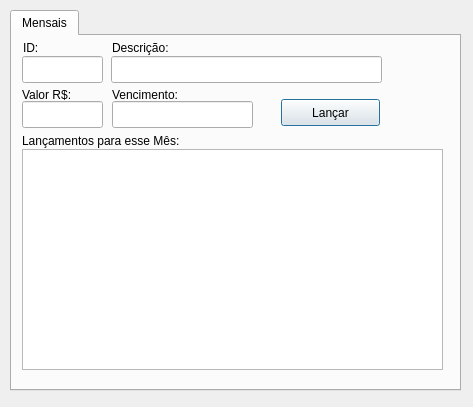
<?xml version="1.0" encoding="UTF-8"?>
<ui version="4.0">
 <class>FrmContasPagar</class>
 <widget class="QDialog" name="FrmContasPagar">
  <property name="geometry">
   <rect>
    <x>0</x>
    <y>0</y>
    <width>473</width>
    <height>407</height>
   </rect>
  </property>
  <property name="windowTitle">
   <string>Contas a Pagar</string>
  </property>
  <widget class="QTabWidget" name="tabWidget">
   <property name="geometry">
    <rect>
     <x>10</x>
     <y>10</y>
     <width>451</width>
     <height>381</height>
    </rect>
   </property>
   <property name="currentIndex">
    <number>0</number>
   </property>
   <widget class="QWidget" name="tab">
    <attribute name="title">
     <string>Mensais</string>
    </attribute>
    <widget class="QTableWidget" name="tableWidget">
     <property name="geometry">
      <rect>
       <x>10</x>
       <y>113</y>
       <width>421</width>
       <height>221</height>
      </rect>
     </property>
    </widget>
    <widget class="QPushButton" name="pushButton">
     <property name="geometry">
      <rect>
       <x>269</x>
       <y>63</y>
       <width>99</width>
       <height>27</height>
      </rect>
     </property>
     <property name="text">
      <string>Lançar</string>
     </property>
    </widget>
    <widget class="QLabel" name="label">
     <property name="geometry">
      <rect>
       <x>10</x>
       <y>96</y>
       <width>201</width>
       <height>17</height>
      </rect>
     </property>
     <property name="text">
      <string>Lançamentos para esse Mês:</string>
     </property>
    </widget>
    <widget class="QLineEdit" name="lineEdit">
     <property name="geometry">
      <rect>
       <x>10</x>
       <y>20</y>
       <width>81</width>
       <height>27</height>
      </rect>
     </property>
    </widget>
    <widget class="QLineEdit" name="lineEdit_2">
     <property name="geometry">
      <rect>
       <x>99</x>
       <y>20</y>
       <width>271</width>
       <height>27</height>
      </rect>
     </property>
    </widget>
    <widget class="QLabel" name="label_2">
     <property name="geometry">
      <rect>
       <x>11</x>
       <y>3</y>
       <width>67</width>
       <height>17</height>
      </rect>
     </property>
     <property name="text">
      <string>ID:</string>
     </property>
    </widget>
    <widget class="QLabel" name="label_3">
     <property name="geometry">
      <rect>
       <x>100</x>
       <y>3</y>
       <width>81</width>
       <height>17</height>
      </rect>
     </property>
     <property name="text">
      <string>Descrição:</string>
     </property>
    </widget>
    <widget class="QLineEdit" name="lineEdit_3">
     <property name="geometry">
      <rect>
       <x>10</x>
       <y>65</y>
       <width>81</width>
       <height>27</height>
      </rect>
     </property>
    </widget>
    <widget class="QLineEdit" name="lineEdit_4">
     <property name="geometry">
      <rect>
       <x>100</x>
       <y>65</y>
       <width>141</width>
       <height>27</height>
      </rect>
     </property>
    </widget>
    <widget class="QLabel" name="label_4">
     <property name="geometry">
      <rect>
       <x>10</x>
       <y>50</y>
       <width>67</width>
       <height>17</height>
      </rect>
     </property>
     <property name="text">
      <string>Valor R$:</string>
     </property>
    </widget>
    <widget class="QLabel" name="label_5">
     <property name="geometry">
      <rect>
       <x>100</x>
       <y>50</y>
       <width>91</width>
       <height>17</height>
      </rect>
     </property>
     <property name="text">
      <string>Vencimento:</string>
     </property>
    </widget>
   </widget>
  </widget>
 </widget>
 <resources/>
 <connections/>
</ui>
